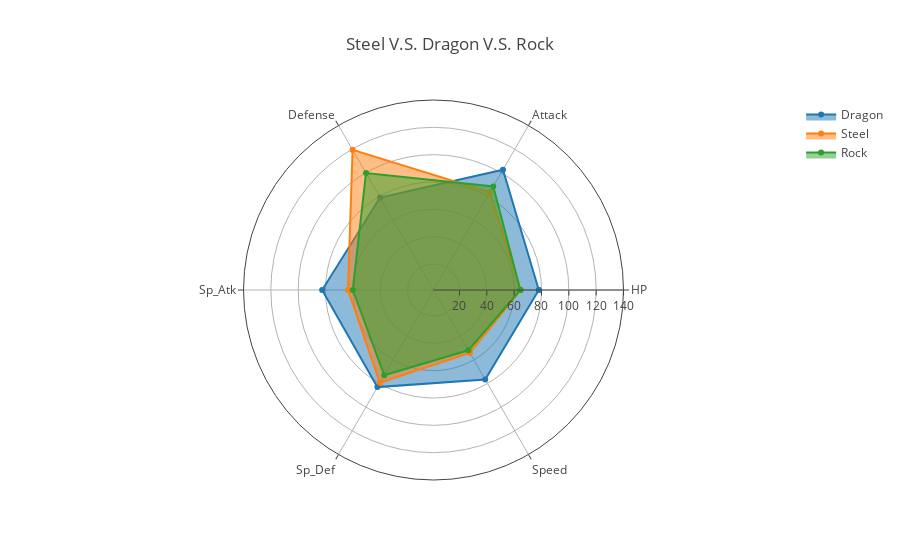

Notebook code cell kept with this figure:
### Code cell
data = [
    go.Scatterpolar(
      r = list(hgrp_mean[hgrp_mean['Type'] == 'Dragon'].loc[0,'HP':'Speed'])+[hgrp_mean[hgrp_mean['Type'] == 'Dragon'].loc[0,'HP']],
      theta=['HP', 'Attack', 'Defense', 'Sp_Atk', 'Sp_Def', 'Speed', 'HP'],
      fill='toself',
      name = 'Dragon'
    ),
    go.Scatterpolar(
      r = list(hgrp_mean[hgrp_mean['Type'] == 'Steel'].loc[2,'HP':'Speed'])+[hgrp_mean[hgrp_mean['Type'] == 'Steel'].loc[2,'HP']],
      theta=['HP', 'Attack', 'Defense', 'Sp_Atk', 'Sp_Def', 'Speed', 'HP'],
      fill = 'toself',
      name = 'Steel'
    ),
      go.Scatterpolar(
      r = list(hgrp_mean[hgrp_mean['Type'] == 'Rock'].loc[1,'HP':'Speed'])+[hgrp_mean[hgrp_mean['Type'] == 'Rock'].loc[1,'HP']],
      theta=['HP', 'Attack', 'Defense', 'Sp_Atk', 'Sp_Def', 'Speed', 'HP'],
      fill = 'toself',
      name = 'Rock')
]

layout = go.Layout(
  polar = dict(
    radialaxis = dict(
      visible = True,
      range = [1, 140]
    )
  ),
      
  showlegend = True,
  title = 'Steel V.S. Dragon V.S. Rock' 
)

fig = go.Figure(data=data, layout=layout)
py.iplot(fig, filename = "radar/multiple")

### Figure 1 — Plotly figure (JSON) as saved in the notebook; plotly's stock layout.template omitted (floating-point values rounded to 4 significant figures)
{"data": [{"fill": "toself", "name": "Dragon", "r": [78.04, 102.6, 79.12, 82.46, 83.04, 76.67, 78.04], "theta": ["HP", "Attack", "Defense", "Sp_Atk", "Sp_Def", "Speed", "HP"], "type": "scatterpolar", "uid": "2fd6686a-a4c7-4f31-ad9a-27e6c5a81657"}, {"fill": "toself", "name": "Steel", "r": [64.82, 83.55, 119.4, 63.55, 79.41, 54.18, 64.82], "theta": ["HP", "Attack", "Defense", "Sp_Atk", "Sp_Def", "Speed", "HP"], "type": "scatterpolar", "uid": "aab97c92-1eb3-4727-b959-800a3e1785db"}, {"fill": "toself", "name": "Rock", "r": [64.54, 88.46, 99.76, 60.05, 73.07, 51.93, 64.54], "theta": ["HP", "Attack", "Defense", "Sp_Atk", "Sp_Def", "Speed", "HP"], "type": "scatterpolar", "uid": "080d2a19-2e6b-4360-9c5e-a44b2d3ba72c"}], "layout": {"polar": {"radialaxis": {"range": [1, 140], "visible": true}}, "showlegend": true, "title": {"text": "Steel V.S. Dragon V.S. Rock"}}}
